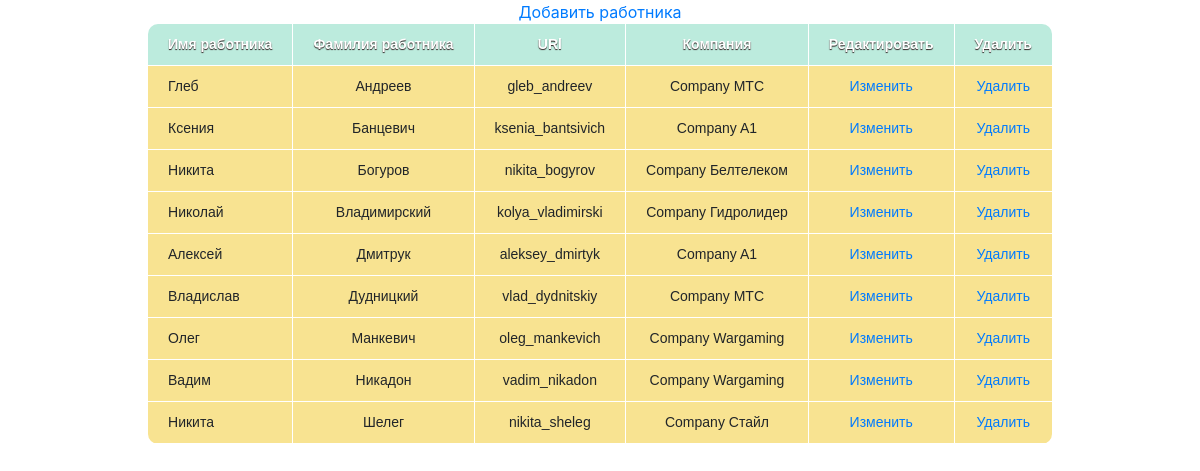
Page /menu/workers on the committed database.
### newspapers/models.py (models this page shows, shortened)
class Worker(models.Model):
    first_name = models.CharField(max_length=100, verbose_name='Имя')
    second_name = models.CharField(max_length=100, verbose_name='Фамилия')
    slug = models.SlugField(max_length=100, db_index=True, verbose_name='URL')
    company = models.ForeignKey(Company, on_delete=models.PROTECT)
    class Meta:
        ordering = ['second_name']
        verbose_name = 'Работник'
        verbose_name_plural = 'Работники'

class Company(models.Model):
    name = models.CharField(max_length=100, unique=True, verbose_name='Название компании')
    slug = models.SlugField(max_length=100, db_index=True, verbose_name='URL')
    def __str__(self):
        return f'Company {self.name}'
    class Meta:
        ordering = ['name']
        verbose_name = 'Компания'
        verbose_name_plural = 'Компании'

### newspapers/views.py (the view)
# urls.py: path('workers', viewWorkers.as_view(), name='workers'),
class viewWorkers(ListView):
    model = Worker
    template_name = 'all_workers.html'
    context_object_name = 'workers'

### newspapers/templates/all_workers.html (shortened to what this page needs)
{% extends 'temp.html' %}
{% block body %}
    <body style="background-image: url('https://i.pinimg.com/originals/32/fd/6e/32fd6e742019beccda4acfc556820450.jpg')">
    <center>
        <a href="{% url 'add_worker' %}">Добавить работника</a>
        <table>
            <tr>
                <th>Имя работника</th>
                <th>Фамилия работника</th>
                <th>URl</th>
                <th>Компания</th>
                <th>Редактировать</th>
                <th>Удалить</th>
            </tr>
            {% for worker in workers %}
                <tr>
                    <td>{{ worker.first_name }}</td>
                    <td>{{ worker.second_name }}</td>
                    <td>{{ worker.slug }}</td>
                    <td>{{ worker.company }}</td>
                    <td><a href="{% url 'edit_worker' worker.slug %}">Изменить</a></td>
                    <td><a href="{% url 'delete_worker' worker.slug %}">Удалить</a></td>
                </tr>
            {% endfor %}
        </table>
    </center>
    </body>
{% endblock %}

### newspapers/templates/temp.html (style rules this page uses)
table { font-family: "Lucida Sans Unicode", "Lucida Grande", Sans-Serif; font-size: 14px; border-radius: 10px; border-spacing: 0; text-align: center; }
th { background: #BCEBDD; color: white; text-shadow: 0 1px 1px #2D2020; padding: 10px 20px; }
th, td { border-style: solid; border-width: 0 1px 1px 0; border-color: white; }
th:first-child, td:first-child { text-align: left; }
th:first-child { border-top-left-radius: 10px; }
th:last-child { border-top-right-radius: 10px; border-right: none; }
td { padding: 10px 20px; background: #F8E391; }
tr:last-child td:first-child { border-radius: 0 0 0 10px; }
tr:last-child td:last-child { border-radius: 0 0 10px 0; }
tr td:last-child { border-right: none; }

### rows in the picture
Worker: first_name "Глеб", second_name "Андреев", slug "gleb_andreev", company "Company MTC"
Worker: first_name "Ксения", second_name "Банцевич", slug "ksenia_bantsivich", company "Company A1"
Worker: first_name "Никита", second_name "Богуров", slug "nikita_bogyrov", company "Company Белтелеком"
Worker: first_name "Николай", second_name "Владимирский", slug "kolya_vladimirski", company "Company Гидролидер"
Worker: first_name "Алексей", second_name "Дмитрук", slug "aleksey_dmirtyk", company "Company A1"
Worker: first_name "Владислав", second_name "Дудницкий", slug "vlad_dydnitskiy", company "Company MTC"
Worker: first_name "Олег", second_name "Манкевич", slug "oleg_mankevich", company "Company Wargaming"
Worker: first_name "Вадим", second_name "Никадон", slug "vadim_nikadon", company "Company Wargaming"
Worker: first_name "Никита", second_name "Шелег", slug "nikita_sheleg", company "Company Стайл"
